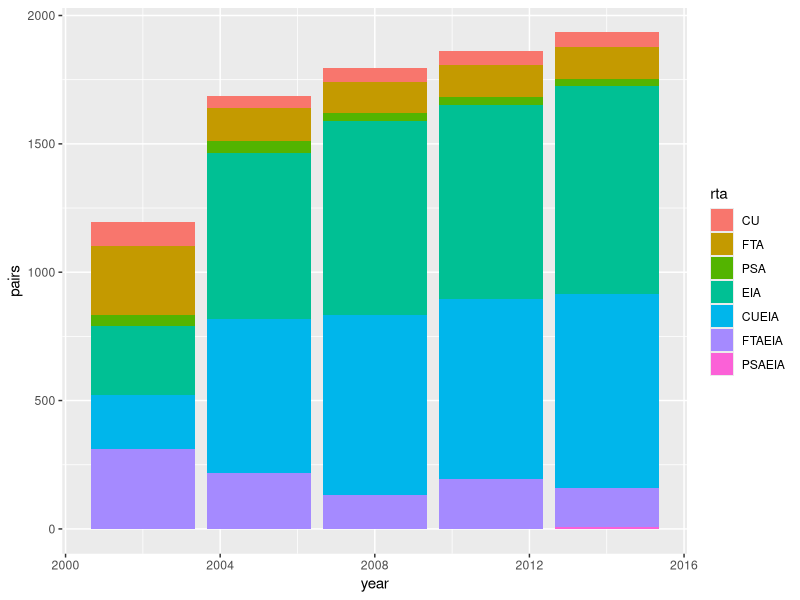

Reproduce this figure in R. (Note: this script raises an error after producing the figure.)
# import Final_dva_gtrade.dta
library(haven)
library(dplyr)
library(tidyverse)
library(tidyr)
library(ggplot2)
library(reshape2)

setwd <- ("C:/Users/gerod/Desktop/EGEI Master/Trade Policy Analysis/Vurchio/Assignment/Report/data")

data <- read_dta('Final_dva_gtrade.dta')

# 1. Count the RTAs grouped by year

cu <-
  dplyr::filter(data, cu == 1)

CU <- cu %>% 
  group_by(year) %>% 
  summarise(CU = sum(cu), .groups = "drop") 


fta <- 
  dplyr::filter(data, fta == 1)

FTA <- fta %>% 
  group_by(year) %>% 
  summarise(FTA = sum(fta), .groups = "drop") 


psa <- 
  dplyr::filter(data, psa == 1)

PSA <- psa %>% 
  group_by(year) %>% 
  summarise(PSA = sum(psa), .groups = "drop") 


eia <- 
  dplyr::filter(data, eia == 1)

EIA <- eia %>% 
  group_by(year) %>% 
  summarise(EIA = sum(eia), .groups = "drop") 


cueia <- 
  dplyr::filter(data, cueia == 1)

CUEIA <- cueia %>% 
  group_by(year) %>% 
  summarise(CUEIA = sum(cueia), .groups = "drop")


ftaeia <- 
  dplyr::filter(data, ftaeia == 1)

FTAEIA <- ftaeia %>% 
  group_by(year) %>% 
  summarise(FTAEIA = sum(ftaeia), .groups = "drop") 


psaeia <- 
  dplyr::filter(data, psaeia == 1)

PSAEIA <- psaeia %>% 
  group_by(year) %>% 
  summarise(PSAEIA = sum(psaeia), .groups = "drop") 



# 2. Merge dataframes 

merged <- print(list(CU, FTA, PSA, EIA, 
                     CUEIA, FTAEIA, PSAEIA) %>% 
                  reduce(full_join, by='year'))


# 3. Convert from wide to long format

data_long <- melt(merged, id.var=c("year"),
                  measure.vars=c("CU", "FTA", "PSA", "EIA", 
                     "CUEIA", "FTAEIA", "PSAEIA"),
                  variable.name="rta",
                  value.name="pairs")


# 4. Make a plot

plot1a <-
  ggplot(data=data_long, aes(fill=rta, y=pairs, x=year)) + 
           geom_bar(position="stack", stat="identity")
    ggtitle("") +
    geom_col(fill = "blue") +

    theme(axis.text.x = element_text(angle = 90, vjust = 0.5, hjust=1)) +
    xlab("Year") +
    ylab("Number of Bilateral Pairs")
    

plot1a +labs(title="",
             x ="Years", y = "Number of Bilateral Country Pairs", 
             fill = "RTA Type")








